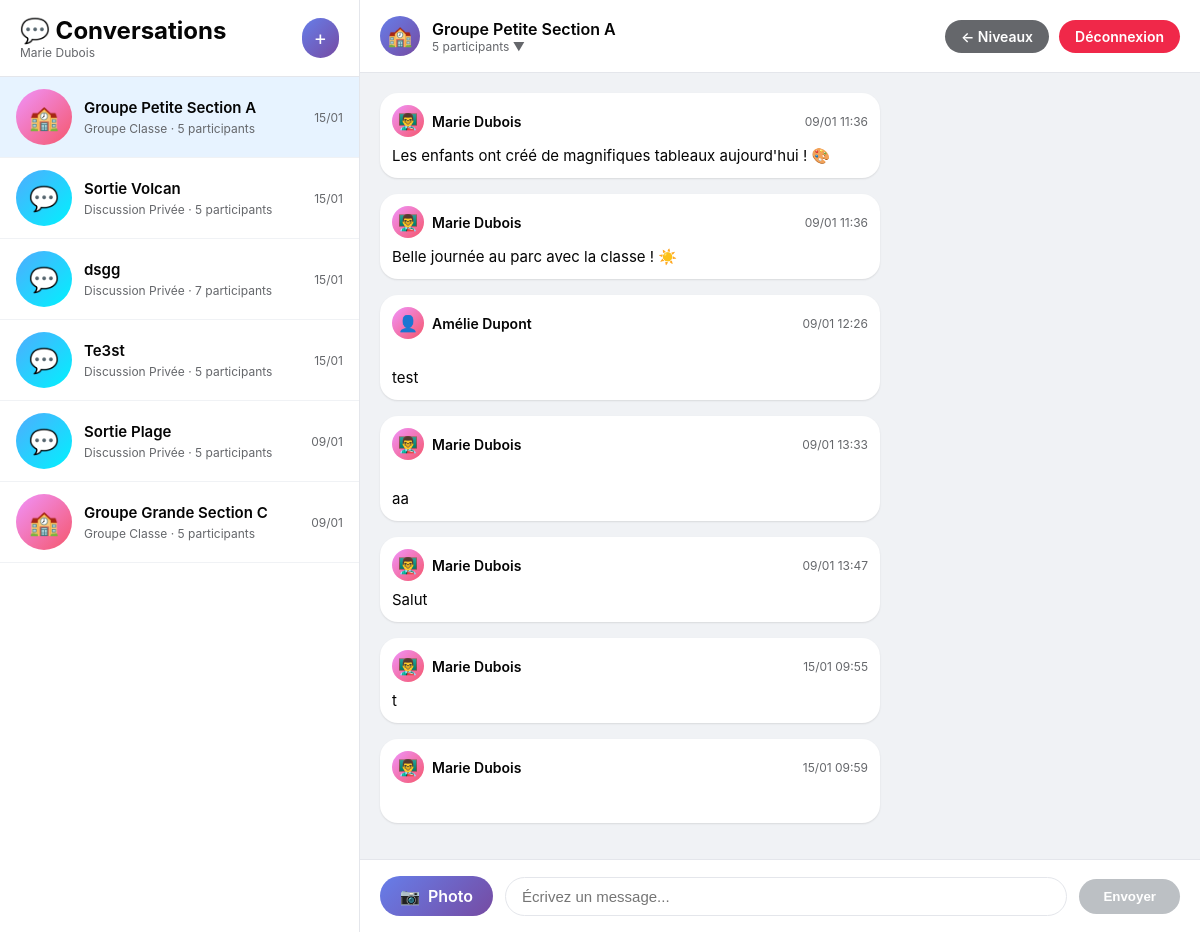
Screenshot of /niveaux/maternelle/ (signed in) with the database file from the repository.
### accounts/models.py (models this page shows, shortened)
class CustomUser(AbstractUser):
    is_parent = models.BooleanField(default=False, verbose_name="Est parent")
    is_teacher = models.BooleanField(default=False, verbose_name="Est professeur")
    is_director = models.BooleanField(default=False, verbose_name="Est directeur")

### school_core/models.py (models this page shows, shortened)
class Conversation(models.Model):
    CONVERSATION_TYPES = [
        ('group', 'Groupe Classe'),
        ('private', 'Discussion Privée'),
    ]
    name = models.CharField(max_length=200, verbose_name="Nom de la conversation")
    conversation_type = models.CharField(
        max_length=10,
        choices=CONVERSATION_TYPES,
        default='private',
        verbose_name="Type"
    )
    classroom = models.ForeignKey(
        Classroom,
        on_delete=models.CASCADE,
        null=True,
        blank=True,
        related_name='conversations',
        verbose_name="Classe (pour groupes)"
    )
    participants = models.ManyToManyField(
        settings.AUTH_USER_MODEL,
        related_name='conversations',
        verbose_name="Participants"
    )
    created_by = models.ForeignKey(
        settings.AUTH_USER_MODEL,
        on_delete=models.SET_NULL,
        null=True,
        related_name='created_conversations',
        verbose_name="Créé par"
    )
    created_at = models.DateTimeField(auto_now_add=True, verbose_name="Date de création")
    last_message_at = models.DateTimeField(default=timezone.now, verbose_name="Dernier message")
    class Meta:
        verbose_name = "Conversation"
        verbose_name_plural = "Conversations"
        ordering = ['-last_message_at']

class Post(models.Model):
    author = models.ForeignKey(
        settings.AUTH_USER_MODEL,
        on_delete=models.CASCADE,
        verbose_name="Auteur"
    )
    conversation = models.ForeignKey(
        Conversation,
        on_delete=models.CASCADE,
        related_name='posts',
        verbose_name="Conversation",
        null=True,
        blank=True
    )
    classroom = models.ForeignKey(
        Classroom,
        on_delete=models.CASCADE,
        related_name='old_posts',
        verbose_name="Classe",
        null=True,
        blank=True
    )
    title = models.CharField(max_length=200, blank=True, verbose_name="Titre")
    image = models.ImageField(upload_to='posts/%Y/%m/', blank=True, verbose_name="Photo")
    description = models.TextField(blank=True, verbose_name="Description")
    created_at = models.DateTimeField(auto_now_add=True, verbose_name="Date de publication")
    is_published = models.BooleanField(default=True, verbose_name="Publié")
    class Meta:
        verbose_name = "Publication"
        verbose_name_plural = "Publications"
        ordering = ['-created_at']

### interfaces/views_maternelle.py (the view, shortened to what this page needs)
# urls.py: path('maternelle/', views_maternelle.maternelle_dashboard, name='maternelle_dashboard'),
@login_required
def maternelle_dashboard(request):
    level = get_object_or_404(SchoolLevel, slug='maternelle')
    if request.user.is_director:
        conversations = Conversation.objects.filter(
            Q(classroom__level=level) | Q(classroom__isnull=True, participants__children__classroom__level=level)
        ).distinct().order_by('-last_message_at')[:50]
    else:
        conversations = Conversation.objects.filter(
            Q(participants=request.user) | Q(created_by=request.user)
        ).filter(
            Q(classroom__level=level) | Q(classroom__isnull=True, participants__children__classroom__level=level)
        ).distinct().order_by('-last_message_at')[:50]
    conversation_id = request.GET.get('conv')
    if conversation_id:
        if request.user.is_director:
            selected_conversation = get_object_or_404(Conversation, id=conversation_id)
        else:
            selected_conversation = get_object_or_404(Conversation, id=conversation_id, participants=request.user)
    else:
        selected_conversation = conversations.first() if conversations.exists() else None
    posts = []
    if selected_conversation:
        posts = Post.objects.filter(
            conversation=selected_conversation,
            is_published=True
        ).select_related('author').order_by('-created_at')[:100]
    if request.user.is_director:
        classrooms = Classroom.objects.filter(level=level)
    elif request.user.is_teacher:
        classrooms = request.user.taught_classes.filter(level=level)
    elif request.user.is_parent:
        children = request.user.children.filter(classroom__level=level)
        classrooms = Classroom.objects.filter(level=level, students__in=children).distinct()
    else:
        classrooms = Classroom.objects.filter(level=level)
    context = {
        'level': level,
        'conversations': conversations,
        'selected_conversation': selected_conversation,
        'posts': posts,
        'can_post': True,  # Tout le monde peut poster
        'classrooms': classrooms,
        'can_create_conversation': request.user.is_teacher or request.user.is_director,
    }
    return render(request, 'maternelle/messenger.html', context)

### interfaces/templates/maternelle/messenger.html (shortened to what this page needs)
<!DOCTYPE html>
<html lang="fr">
<head>
</head>
<body>
    <div class="messenger-container">
        <div class="sidebar">
            <div class="sidebar-header">
                <div class="sidebar-header-left">
                    <h1>💬 Conversations</h1>
                    <p>{{ user.first_name }} {{ user.last_name }}</p>
                </div>
                {% if can_create_conversation %}
                <a href="/niveaux/maternelle/create-conversation/" class="new-conversation-btn" style="text-decoration: none; display: inline-block;">+</a>
                {% endif %}
            </div>
            <div class="conversation-list">
                {% if conversations %}
                    {% for conversation in conversations %}
                    <a href="?conv={{ conversation.id }}" class="conversation-item {% if selected_conversation and selected_conversation.id == conversation.id %}active{% endif %}">
                        <div class="conversation-icon {{ conversation.conversation_type }}">
                            {% if conversation.conversation_type == 'group' %}🏫{% else %}💬{% endif %}
                        </div>
                        <div class="conversation-info">
                            <div class="conversation-name">{{ conversation.name }}</div>
                            <div class="conversation-type">
                                {% if conversation.conversation_type == 'group' %}Groupe Classe{% else %}Discussion Privée{% endif %}
                                · {{ conversation.participants.count }} participants
                            </div>
                        </div>
                        <div class="conversation-time">
                            {{ conversation.last_message_at|date:"d/m" }}
                        </div>
                    </a>
                    {% endfor %}
                {% endif %}
            </div>
        </div>
        <div class="chat-area">
            {% if selected_conversation %}
            <div class="chat-header">
                <div class="chat-header-info">
                    <div class="chat-header-icon">
                        {% if selected_conversation.conversation_type == 'group' %}🏫{% else %}💬{% endif %}
                    </div>
                    <div class="chat-header-text">
                        <h2>{{ selected_conversation.name }}</h2>
                        <p onclick="toggleParticipants()">{{ selected_conversation.participants.count }} participants ▼</p>
                    </div>
                </div>
                <div class="header-actions">
                    <a href="/niveaux/" class="back-btn">← Niveaux</a>
                    <a href="{% url 'logout' %}" class="logout-btn">Déconnexion</a>
                </div>
            </div>
            <div class="messages-container" id="messagesContainer">
                {% if posts %}
                    {% for post in posts reversed %}
                    <div class="photo-message">
                        <div class="photo-bubble">
                            <div class="photo-header">
                                <div class="photo-author-icon">
                                    {% if post.author.is_teacher %}👨‍🏫{% else %}👤{% endif %}
                                </div>
                                <span class="photo-author-name">
                                    {{ post.author.first_name }} {{ post.author.last_name }}
                                </span>
                                <span class="photo-time">{{ post.created_at|date:"d/m H:i" }}</span>
                            </div>
                            {% if post.description %}
                            <div class="photo-description">{{ post.description }}</div>
                            {% endif %}
                        </div>
                    </div>
                    {% endfor %}
                {% else %}
                    <div class="empty-state">
                        <div class="empty-state-icon">�</div>
                        <h3>Aucun message</h3>
                        <p>Les messages apparaîtront ici</p>
                    </div>
                {% endif %}
            </div>
            {% if can_post %}
            <div class="input-area">
                <form method="POST" enctype="multipart/form-data" id="uploadForm">
                    <div class="input-container">
                        <label for="imageInput" class="photo-upload-label">
                            <span>📷</span>
                            <span>Photo</span>
                        </label>
                        <input type="text" name="description" placeholder="Écrivez un message..." class="description-input" id="descriptionInput">
                        <button type="submit" class="send-btn" id="sendBtn" disabled>Envoyer</button>
                    </div>
                </form>
            </div>
            {% endif %}
            {% else %}
                <div class="empty-state" style="flex: 1; display: flex; flex-direction: column; justify-content: center;">
                    <div class="empty-state-icon">💬</div>
                    <h3>Sélectionnez une conversation</h3>
                    <p>Choisissez une conversation dans la liste</p>
                </div>
            {% endif %}
        </div>
    </div>
</body>
</html>

### interfaces/templates/maternelle/messenger.html (style rules this page uses)
* { margin: 0; padding: 0; box-sizing: border-box; }
body { font-family: -apple-system, BlinkMacSystemFont, 'Segoe UI', Roboto, Helvetica, Arial, sans-serif; background: #f0f2f5; height: 100vh; overflow: hidden; }
.messenger-container { display: flex; height: 100vh; }
.sidebar { width: 360px; background: white; border-right: 1px solid #e4e6eb; display: flex; flex-direction: column; }
.sidebar-header { padding: 16px 20px; border-bottom: 1px solid #e4e6eb; display: flex; justify-content: space-between; align-items: center; }
.sidebar-header-left h1 { font-size: 24px; font-weight: 700; color: #050505; }
.sidebar-header-left p { color: #65676b; font-size: 12px; }
.new-conversation-btn { background: linear-gradient(135deg, #667eea 0%, #764ba2 100%); color: white; border: none; padding: 8px 12px; border-radius: 20px; cursor: pointer; font-size: 20px; transition: transform 0.2s; }
.conversation-list { flex: 1; overflow-y: auto; }
.conversation-item { display: flex; align-items: center; padding: 12px 16px; cursor: pointer; transition: background 0.2s; text-decoration: none; color: inherit; border-bottom: 1px solid #f0f2f5; }
.conversation-item.active { background: #e7f3ff; }
.conversation-icon { width: 56px; height: 56px; border-radius: 50%; background: linear-gradient(135deg, #667eea 0%, #764ba2 100%); display: flex; align-items: center; justify-content: center; font-size: 24px; margin-right: 12px; flex-shrink: 0; }
.conversation-icon.group { background: linear-gradient(135deg, #f093fb 0%, #f5576c 100%); }
.conversation-icon.private { background: linear-gradient(135deg, #4facfe 0%, #00f2fe 100%); }
.conversation-info { flex: 1; min-width: 0; }
.conversation-name { font-weight: 600; font-size: 15px; color: #050505; margin-bottom: 4px; }
.conversation-type { font-size: 12px; color: #65676b; }
.conversation-time { font-size: 12px; color: #65676b; }
.chat-area { flex: 1; display: flex; flex-direction: column; background: white; }
.chat-header { padding: 16px 20px; border-bottom: 1px solid #e4e6eb; display: flex; align-items: center; justify-content: space-between; }
.chat-header-info { display: flex; align-items: center; }
.chat-header-icon { width: 40px; height: 40px; border-radius: 50%; background: linear-gradient(135deg, #667eea 0%, #764ba2 100%); display: flex; align-items: center; justify-content: center; font-size: 20px; margin-right: 12px; }
.chat-header-text h2 { font-size: 16px; font-weight: 600; color: #050505; }
.chat-header-text p { font-size: 12px; color: #65676b; cursor: pointer; transition: color 0.2s; }
.header-actions { display: flex; gap: 10px; }
.logout-btn, .back-btn { padding: 8px 16px; background: #f02849; color: white; border: none; border-radius: 20px; cursor: pointer; font-size: 14px; font-weight: 600; transition: background 0.2s; text-decoration: none; display: inline-block; }
.back-btn { background: #65676b; }
.messages-container { flex: 1; overflow-y: auto; padding: 20px; background: #f0f2f5; }
.photo-message { margin-bottom: 16px; animation: slideIn 0.3s ease; }
.photo-bubble { max-width: 500px; background: white; border-radius: 18px; padding: 12px; box-shadow: 0 1px 2px rgba(0, 0, 0, 0.1); }
.photo-header { display: flex; align-items: center; margin-bottom: 8px; }
.photo-author-icon { width: 32px; height: 32px; border-radius: 50%; background: linear-gradient(135deg, #f093fb 0%, #f5576c 100%); display: flex; align-items: center; justify-content: center; font-size: 16px; margin-right: 8px; }
.photo-author-name { font-weight: 600; font-size: 14px; color: #050505; }
.photo-time { font-size: 12px; color: #65676b; margin-left: auto; }
.photo-description { font-size: 15px; color: #050505; line-height: 1.4; }
.input-area { padding: 16px 20px; background: white; border-top: 1px solid #e4e6eb; }
.input-container { display: flex; align-items: center; gap: 12px; }
.photo-upload-label { cursor: pointer; padding: 10px 20px; background: linear-gradient(135deg, #667eea 0%, #764ba2 100%); color: white; border-radius: 24px; font-weight: 600; display: flex; align-items: center; gap: 8px; transition: transform 0.2s; }
.description-input { flex: 1; padding: 10px 16px; border: 1px solid #e4e6eb; border-radius: 24px; font-size: 15px; outline: none; transition: border 0.2s; }
.send-btn { padding: 10px 24px; background: #0084ff; color: white; border: none; border-radius: 24px; cursor: pointer; font-weight: 600; transition: background 0.2s; }
.send-btn:disabled { background: #bcc0c4; cursor: not-allowed; }

### rows the page displays
CustomUser: first_name "Marie", last_name "Dubois"
Conversation: name "Groupe Petite Section A", conversation_type "Groupe Classe", participants.count "5", last_message_at "15/01"
Conversation: name "Sortie Volcan", conversation_type "Discussion Privée", participants.count "5", last_message_at "15/01"
Conversation: name "dsgg", conversation_type "Discussion Privée", participants.count "7", last_message_at "15/01"
Conversation: name "Te3st", conversation_type "Discussion Privée", participants.count "5", last_message_at "15/01"
Conversation: name "Sortie Plage", conversation_type "Discussion Privée", participants.count "5", last_message_at "09/01"
Conversation: name "Groupe Grande Section C", conversation_type "Groupe Classe", participants.count "5", last_message_at "09/01"
Post: author.first_name "Marie", author.last_name "Dubois", created_at "09/01 11:36", description "Les enfants ont créé de magnifiques tableaux aujourd'hui ! 🎨"
Post: author.first_name "Marie", author.last_name "Dubois", created_at "09/01 11:36", description "Belle journée au parc avec la classe ! ☀️"
Post: author.first_name "Amélie", author.last_name "Dupont", created_at "09/01 12:26", description "test"
Post: author.first_name "Marie", author.last_name "Dubois", created_at "09/01 13:33", description "aa"
Post: author.first_name "Marie", author.last_name "Dubois", created_at "09/01 13:47", description "Salut"
Post: author.first_name "Marie", author.last_name "Dubois", created_at "15/01 09:55", description "t"
Post: author.first_name "Marie", author.last_name "Dubois", created_at "15/01 09:59"
